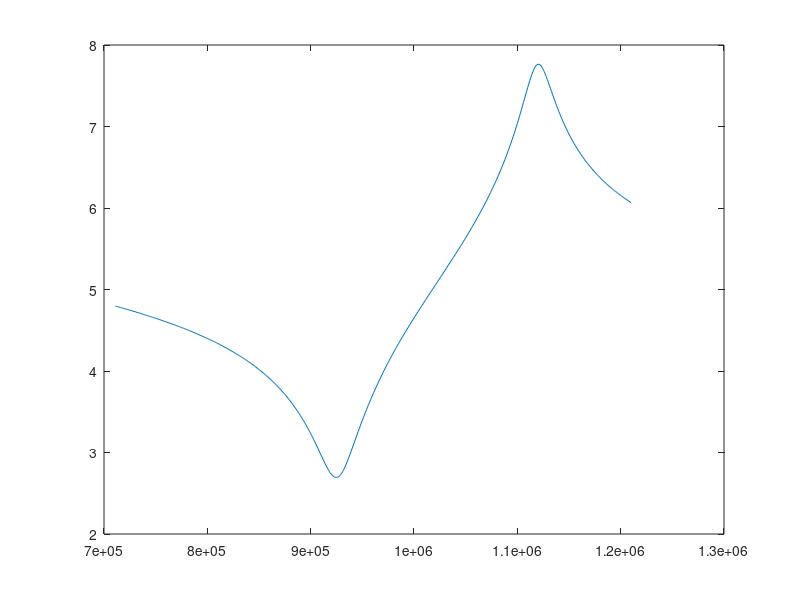
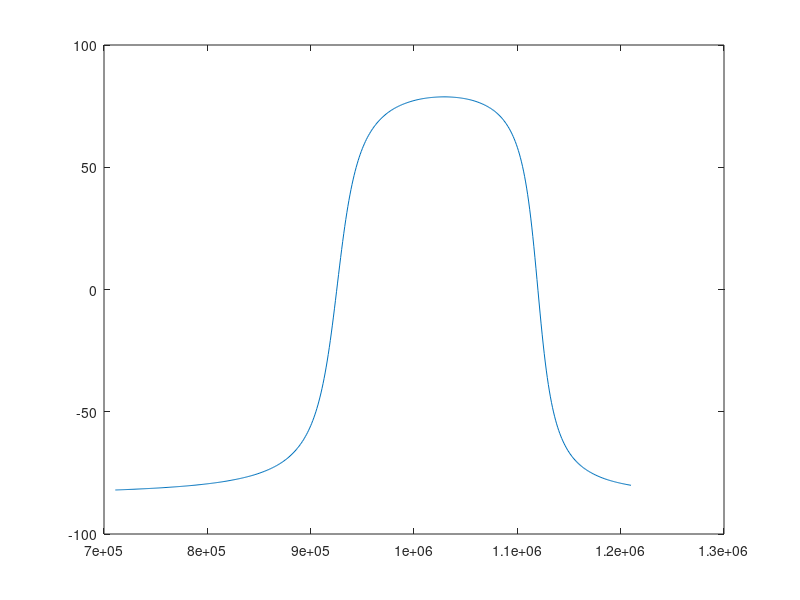

MATLAB code for these plots, in order:
clear all
epl33s=5.556e-9
tan_ct_e=0.09
k_t=0.602
tan_ct_k= - 0.0129
c33_D=6.926e+10
tan_ct_c=0.022
t=1.6e-3
rou=5395
tan_ct_m=tan_ct_c
A=pi*(17.2e-3/2)^2
%%%%%%%%%%%%%%%%%%%%%%%%%%%%%%%%
for i=1:500
    f0=0.71e+6;
    ff(i)=f0 + i*1000 ;   % 1M Hz
    f=f0 + i*1000;
M=pi*f*t * sqrt(rou/c33_D) *(1- 3* tan_ct_m^2 /8);

N=  (pi*f*t *tan_ct_m/2)* sqrt(rou/c33_D) *(1- 5* tan_ct_m^2 /16);

T= (tanh(N)* sec(M)^2*(1-tan_ct_k^2) - 2* tan_ct_k* tan(M) *sech(N)^2) *(M - N* tan_ct_e);


U= ( tan(M)* sech(N)^2*(1-tan_ct_k^2) + 2* tan_ct_k*tanh(N)* sec(M)^2) *(N + M* tan_ct_e);

F=( tanh(N)* sec(M)^2*(1-tan_ct_k^2) - 2* tan_ct_k*tan(M)* sech(N)^2) *(N + M* tan_ct_e);

G=(tan(M)* sech(N)^2*(1-tan_ct_k^2) + 2* tan_ct_k* tanh(N) *sec(M)^2) *(M - N* tan_ct_e);

S= (M^2 + N^2)* (1+ tan_ct_e^2) * ( 1+ tan(M)^2 * tanh(N)^2);

R_f= t*tan_ct_e /(2*pi*f * epl33s *A *(1+ tan_ct_e^2)) + t * k_t^2 *(T-U)/(2*pi*f * epl33s *A * S);

X_f= - t /(2*pi*f * epl33s *A *(1+ tan_ct_e^2)) + t * k_t^2 *(F+G)/(2*pi*f * epl33s *A * S);

Z_f(i)= sqrt (R_f^2 + X_f^2 );

phase_f(i)= atan (X_f / R_f) * 180/pi;

end

figure(1)
plot(ff,log(Z_f))
figure(2)
plot(ff,phase_f)

